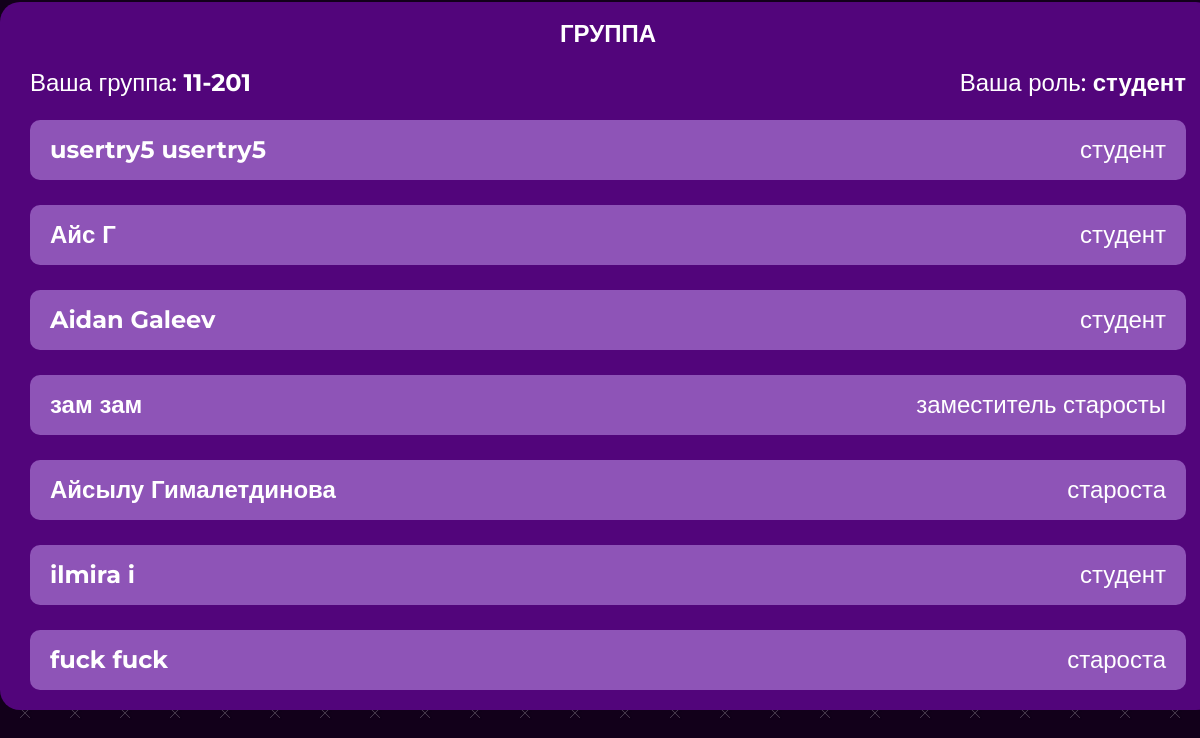
Page /profile (signed in, lower part) on the earlier database version.
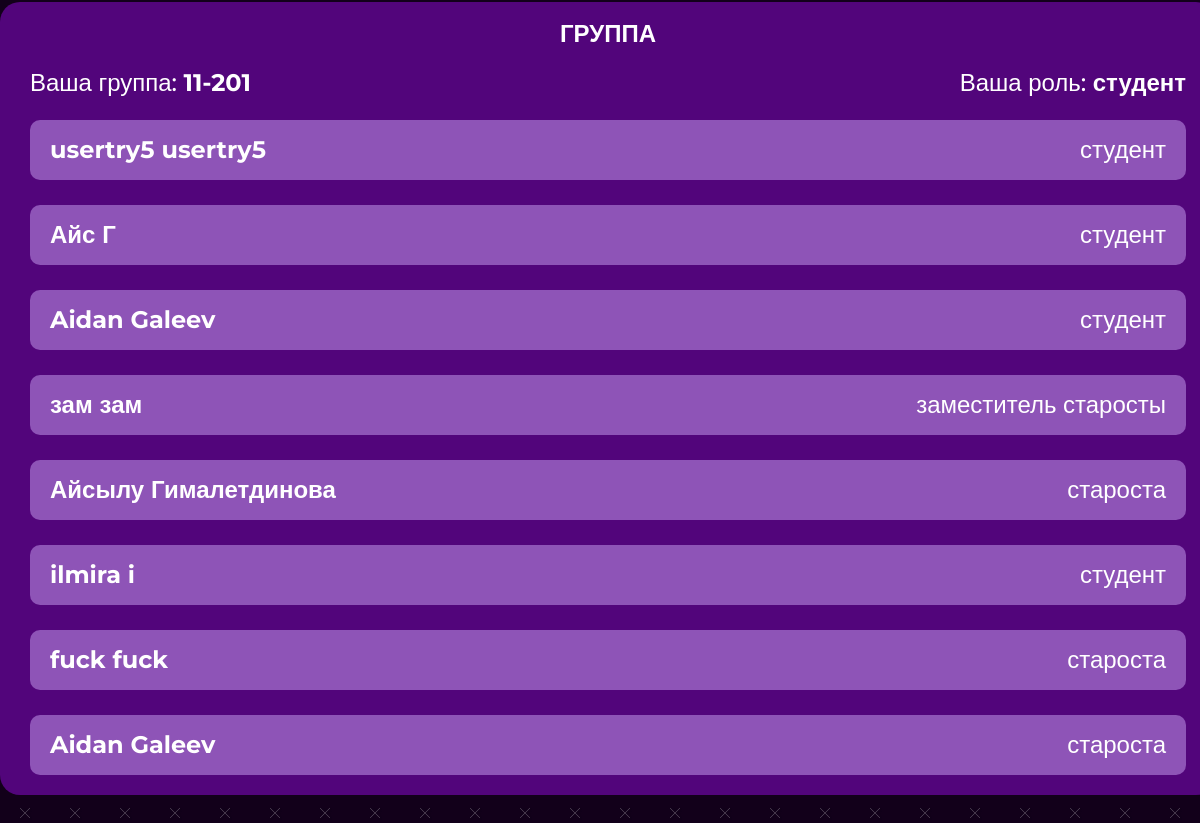
Same page on the later database version.
### main/models.py (models this page shows, shortened)
class Student(models.Model):
    SIMPLE_STUDENT = 0
    STUDENT_WITH_CAPABILITIES = 1
    HEADMAN = 2
    PERMISSION = [
        (SIMPLE_STUDENT, 'Обычный студент'),
        (STUDENT_WITH_CAPABILITIES, 'Студент с дополнительными возможностями'),
        (HEADMAN, 'Староста')
    ]
    IS_APPPROVED = 2
    WAITING = 1
    NOT_APPPROVED = 0
    STATE =[
        (IS_APPPROVED, 'Одобрено'),
        (WAITING, "Ожидание"),
        (NOT_APPPROVED, "Не одобрено")
    ]
    permission = models.SmallIntegerField(choices=PERMISSION, default=SIMPLE_STUDENT)
    room = models.ForeignKey(Room, on_delete=models.CASCADE)
    user = models.OneToOneField(User, on_delete=models.CASCADE)
    state = models.SmallIntegerField(choices=STATE, default=WAITING)

class Room(models.Model):
    code = models.CharField(max_length=10, default=rand, primary_key=True)
    name = models.CharField(max_length=10)
    def __str__(self):
        return self.name

### main/views.py (the view, shortened to what this page needs)
# urls.py: path('profile', views.profile, name='profile'),
@login_required()
def profile(request):
    cur_student = get_student(request)
    STATUS = {
        0: 'студент',
        1: 'заместитель старосты',
        2: 'староста'
    }
    group = Student.objects.filter(room=cur_student.room)
    room_name = cur_student.room.name
    contex = {
        'navbar': 'profile',
        'cur_student': cur_student,
        'perm': cur_student.permission,
        'status': STATUS.get(cur_student.permission),
        'group': group,
        'room_name': room_name,
        'STATUS': STATUS
    }
    return render(request, "main/profile.html", context=contex)

### main/views.py (called while the page is built)
@register.filter
def get_item(dict, key):
    return dict.get(key)

def get_student(request):
    return Student.objects.get(user=request.user)

### main/templates/main/profile.html (shortened to what this page needs)
{% extends 'main/base.html' %}
{% load static %}
{% block content %}
  <div class="container">
    <div class="profile__container">
      <div class="profile__box">
        <h4 class="profile__title">
          ГРУППА
        </h4>
        <div class="profile__group">
          <p class="profile__group-text">Ваша группа: <strong>{{ cur_student.room }}</strong></p>
          <p class="profile__group-text">Ваша роль: <strong>{{ status }}</strong></p>
        </div>
        {% for student in group %}
        <form class="profile__person" action="" method="post">
          <p class="profile__person-name">
            {{ student.user.first_name }} {{ student.user.last_name }}
          </p>
          <p class="profile__person-status">
            {{STATUS|get_item:student.permission}}
          </p>
        </form>
        {% endfor %}
      </div>
    </div>
  </div>
{% endblock content %}

Differences in the rows shown:
added Student: user.first_name "Aidan", user.last_name "Galeev", permission "староста"
